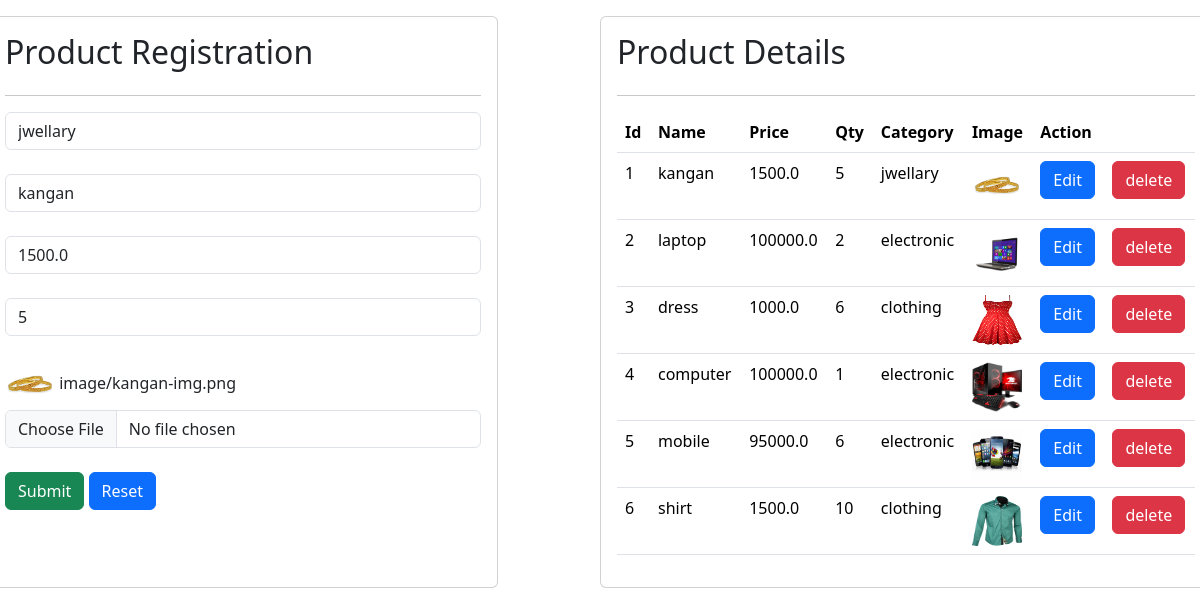
Page /edit?id=20 on the committed database.
### myapp/models.py (models this page shows, shortened)
class product(models.Model):
    Category = models.ForeignKey(Category,on_delete=models.CASCADE,null=True)
    name = models.CharField(max_length=50)
    price = models.FloatField()
    qty = models.IntegerField()
    image = models.ImageField(upload_to="image",default="test.png")

class Category(models.Model):
    name = models.CharField(max_length=20)

### myapp/views.py (the view)
# urls.py: path("edit",edit_product,name="edit")
def edit_product(request):
    Products = product.objects.all()
    category = Category.objects.all()
    if request.method=='POST':
        cat = request.POST['cat']
        id = request.POST['id']
        name = request.POST['name']
        price = request.POST['price']
        qty = request.POST['qty']
        prod= product.objects.get(pk=id)
        prod.name=name
        prod.price=price
        prod.qty=qty
        prod.Category = Category.objects.get(pk=cat)
        if request.FILES:
            prod.image = request.FILES['image']
        prod.save()
        return render(request,"home.html",{"Products":Products,"category":category})
    else:
        id = request.GET['id']
        prod = product.objects.get(pk=id)
        return render(request,"home.html",{"prod":prod,"Products":Products,"category":category})

### myapp/templates/home.html (shortened to what this page needs)
<!DOCTYPE html>
<html lang="en">
<head>
    <link href="https://cdn.jsdelivr.net/npm/bootstrap@5.3.8/dist/css/bootstrap.min.css" rel="stylesheet">
</head>
<body>
    <div class="contanier">
        <div class="row mt-3">
            <div class="col-5 card p-3">
                <h2>Product Registration</h2>
                <hr>
                <form action="" method="post" enctype="multipart/form-data">
                    <select name="cat" id="cat" class="form-control">
                        {%for cat in category%}
                        <option value="{{cat.id}}" {% if prod.Category_id == cat.id %}selected{% endif %}>{{cat.name}}</option>
                        {%endfor%}
                    </select>
                    <br>
                    <input type="text" name="name" placeholder="Enter Product Name" class="form-control" value="{{prod.name}}">
                    <br>
                    <input type="text" name="price" placeholder="Enter Product Price" class="form-control" value="{{prod.price}}">
                    <br>
                    <input type="text" name="qty" placeholder="Enter Product Qty" class="form-control" value="{{prod.qty}}">
                    <br>
                    {%if prod%}
                    <img src="media/{{prod.image}}" alt="" width="50px" height="50px">
                    <span>{{prod.image}}</span>
                    {%endif%}
                    <input type="file" name="image" class="form-control" value="{{prod.image}}">
                    <br>
                    <input type="submit" class="btn btn-success">
                    <input type="reset" class="btn btn-primary">
                </form>
            </div>
            <div class="col-1">
            </div>
            <div class="col-6 card p-3">
                <h2>Product Details</h2>
                <hr>
                <table class="table">
                    <tr>
                        <th>Id</th>
                        <th>Name</th>
                        <th>Price</th>
                        <th>Qty</th>
                        <th>Category</th>
                        <th>Image</th>
                        <th colspan="2">Action</th>
                    </tr>
                    {%for prod in Products%}
                    <tr>
                        <td>{{forloop.counter}}</td>
                        <td>{{prod.name}}</td>
                        <td>{{prod.price}}</td>
                        <td>{{prod.qty}}</td>
                        <td>{{prod.Category.name}}</td>
                        <td><img src="media/{{prod.image}}" alt="{{prod.image}}" height="50px" width="50px"></td>
                        <td><a href="{%url 'edit'%}?id={{prod.id}}" class="btn btn-primary">Edit</a></td>
                        <td><a href="{%url 'delete'%}?id={{prod.id}}" class="btn btn-danger">delete</a></td>
                    </tr>
                    {%endfor%}
                </table>
            </div>
        </div>
    </div>
</body>
</html>

### rows in the picture
product: cat "jwellary", name "kangan", price "1500.0", qty "5", image (picture), image "image/kangan-img.png", Category.name "jwellary"
product: name "laptop", price "100000.0", qty "2", Category.name "electronic", image (picture)
product: name "dress", price "1000.0", qty "6", Category.name "clothing", image (picture)
product: name "computer", price "100000.0", qty "1", Category.name "electronic", image (picture)
product: name "mobile", price "95000.0", qty "6", Category.name "electronic", image (picture)
product: name "shirt", price "1500.0", qty "10", Category.name "clothing", image (picture)
